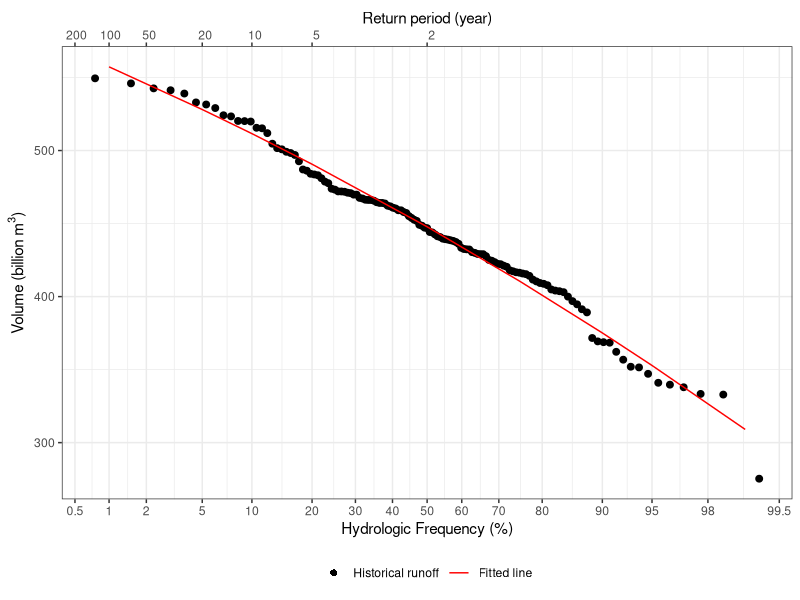
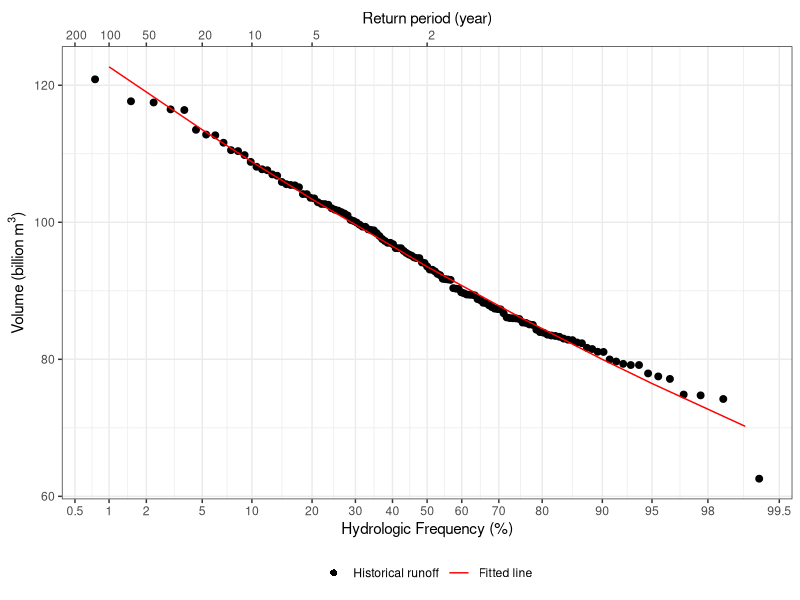
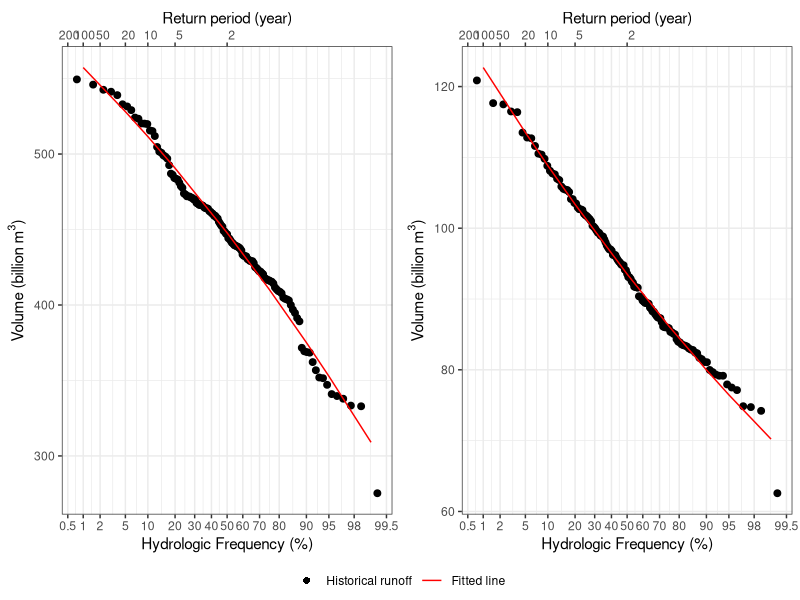
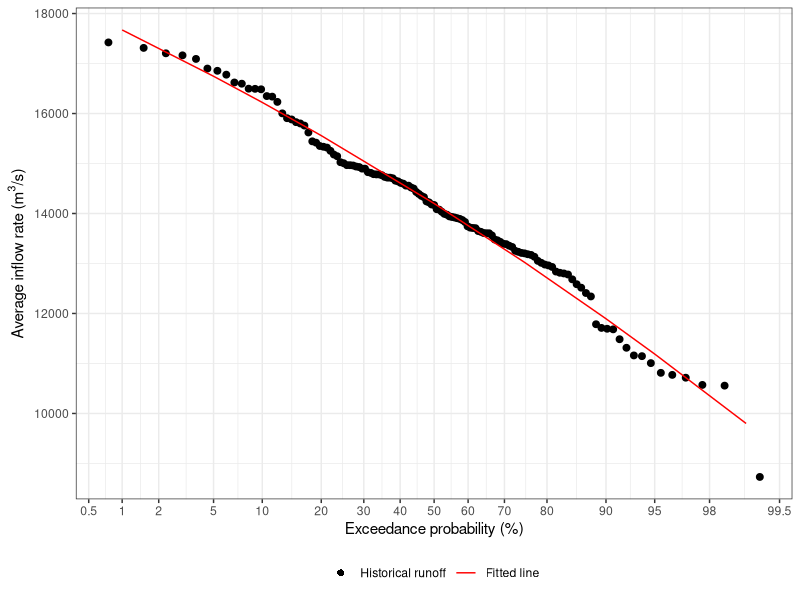
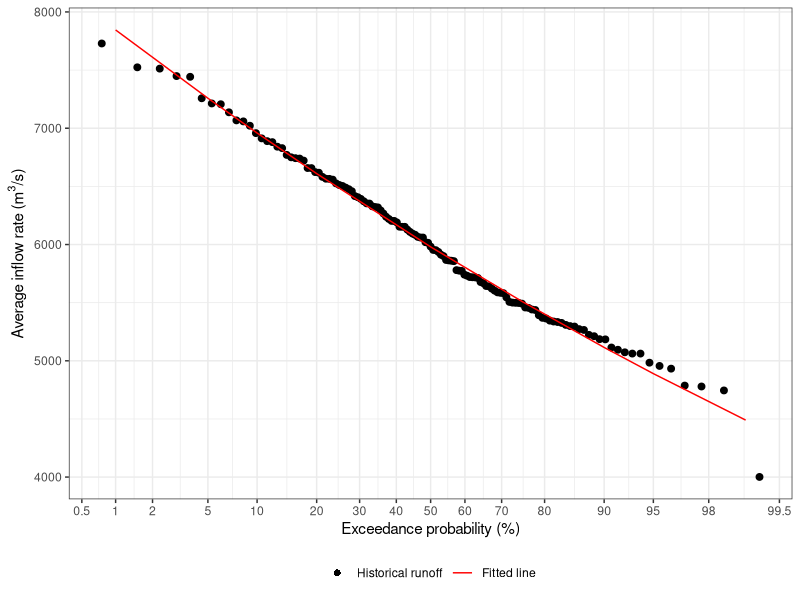
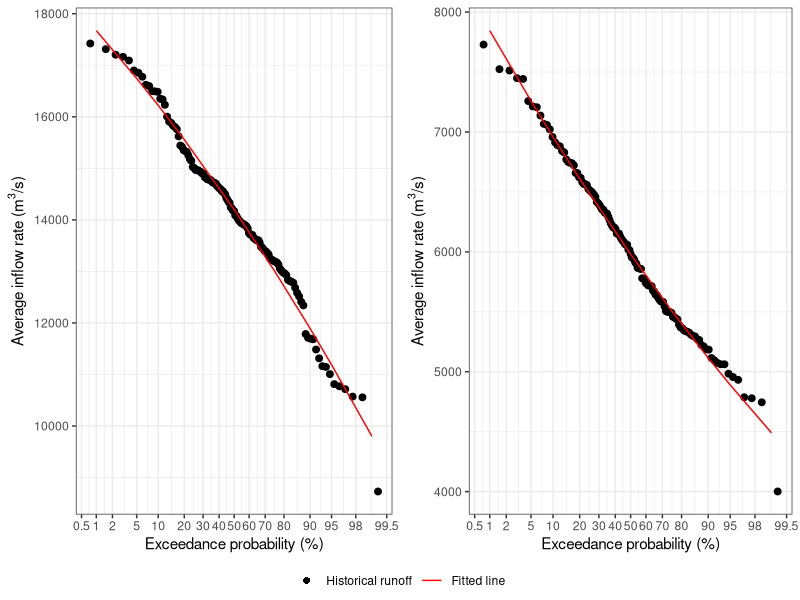

Generate these figures, in order, with R:
## ---- chunk 1
entireWY <- read.delim("entireWY.txt")
library(ggplot2)
library(scales) ## required for probability axis

## Setup breaks for plot
xbreaks = c(0.05, 0.5, 1, 2, 5, 10, 20, 30, 40, 50, 60, 70, 80, 90, 95, 98, 99.5, 99.9, 99.99)
yb = qnorm(xbreaks/100,0,1)
yb = yb - qnorm(0.0001,0,1)

xb2 = c(0.05, 0.5, 1, 2, 5, 10, 20, 50, 99.99)
yb2 = qnorm(xb2/100,0,1)
yb2 = yb2 - qnorm(0.0001,0,1)

entireWY$PROB2 = qnorm(entireWY$PROB, 0, 1)
entireWY$PROB3 = entireWY$PROB2 - qnorm(0.0001,0,1)

transf <- function(data){
  x = qnorm(data,0,1)
  x = x-qnorm(0.0001,0,1)
  return(x)
}
a = transf(entireWY$FittingFre)
b = transf(entireWY$Freq)
retp = 1/xb2*100
plt = ggplot(entireWY, aes(x=PROB3, y=FLOW, alpha = "Historical runoff")) + geom_point() + theme_bw()
plt = plt + scale_y_continuous( name=expression(paste("Volume (billion ",m^{3},")")))
plt = plt + scale_x_continuous(breaks=yb, labels=xbreaks,
                               name="Hydrologic Frequency (%)",
                               sec.axis = dup_axis(
                                 name = "Return period (year)",
                                 breaks = yb2,
                                 labels = format(round(retp), nsmall = 0)
                               ))
plt2 = plt + geom_point(size = 2) +
  geom_line(aes(x = a, y = entireWY$FittingV, alpha = "Fitted line"), color = "red") 

plt2 = plt2 + scale_alpha_manual(name = NULL,
                        values = c(1, 1),
                        breaks = c("Historical runoff", "Fitted line"),
                        guide = guide_legend(override.aes = list(linetype = c(0, 1),
                                                                  shape = c(16, NA)
                        ) ) )+ theme(legend.title = element_blank(),legend.position = "bottom")
plt2
## ---- chunk 2
dryseason <- read.delim("DryseasonFreq.txt")
library(ggplot2)
library(scales) ## required for probability axis

## Setup breaks for plot
xbreaks = c(0.05, 0.5, 1, 2, 5, 10, 20, 30, 40, 50, 60, 70, 80, 90, 95, 98, 99.5, 99.9, 99.99)
yb = qnorm(xbreaks/100,0,1)
yb = yb - qnorm(0.0001,0,1)

xb2 = c(0.05, 0.5, 1, 2, 5, 10, 20, 50, 99.99)
yb2 = qnorm(xb2/100,0,1)
yb2 = yb2 - qnorm(0.0001,0,1)

dryseason$PROB2 = qnorm(dryseason$PROB, 0, 1)
dryseason$PROB3 = dryseason$PROB2 - qnorm(0.0001,0,1)

transf <- function(data){
  x = qnorm(data,0,1)
  x = x-qnorm(0.0001,0,1)
  return(x)
}
a = transf(dryseason$FittingFre)
#b = transf(dryseason$Freq)
retp = 1/xb2*100
plt = ggplot(dryseason, aes(x=PROB3, y=FLOW, alpha = "Historical runoff")) + geom_point() + theme_bw()
plt = plt + scale_y_continuous( name=expression(paste("Volume (billion ",m^{3},")")))
plt = plt + scale_x_continuous(breaks=yb, labels=xbreaks,
                               name="Hydrologic Frequency (%)",
                               sec.axis = dup_axis(
                                 name = "Return period (year)",
                                 breaks = yb2,
                                 labels = format(round(retp), nsmall = 0)
                               ))
plt3 = plt + geom_point(size = 2) +
  geom_line(aes(x = a, y = dryseason$FittingV, alpha = "Fitted line"), color = "red") + theme(legend.title = element_blank(),legend.position = "bottom")

plt3 = plt3 +
     scale_alpha_manual(name = NULL,
                        values = c(1, 1),
                        breaks = c("Historical runoff", "Fitted line"),
                        guide = guide_legend(override.aes = list(linetype = c(0, 1),
                                                                  shape = c(16, NA)
                        ) ) )
plt3
library(cowplot)
plt4 = plot_grid(plt2, plt3, ncol = 1, align = "v")
## ---- chunk 3
library(grid)
library(gridExtra)
plots <- list(plt2, plt3)
g <- ggplotGrob(plots[[1]] + theme(legend.position="bottom"))$grobs
legend <- g[[which(sapply(g, function(x) x$name) == "guide-box")]]
lheight <- sum(legend$height)
tmp <- arrangeGrob(plt2 + theme(legend.position = "none"), plt3 + theme(legend.position = "none"), layout_matrix = matrix(c(1, 2), nrow = 1))
grid.arrange(tmp, legend, ncol = 1, heights = unit.c(unit(1, "npc") - lheight, lheight))
library(ggpubr)
plt4 = ggarrange(plt2, plt3, ncol=1, nrow=2, common.legend = TRUE, legend="bottom")
## ---- chunk 4

entireWY <- read.delim("entireWY.txt")
library(ggplot2)
library(scales) ## required for probability axis

## Setup breaks for plot
xbreaks = c(0.05, 0.5, 1, 2, 5, 10, 20, 30, 40, 50, 60, 70, 80, 90, 95, 98, 99.5, 99.9, 99.99)
yb = qnorm(xbreaks/100,0,1)
yb = yb - qnorm(0.0001,0,1)

xb2 = c(0.05, 0.5, 1, 2, 5, 10, 20, 50, 99.99)
yb2 = qnorm(xb2/100,0,1)
yb2 = yb2 - qnorm(0.0001,0,1)

entireWY$PROB2 = qnorm(entireWY$PROB, 0, 1)
entireWY$PROB3 = entireWY$PROB2 - qnorm(0.0001,0,1)

transf <- function(data){
  x = qnorm(data,0,1)
  x = x-qnorm(0.0001,0,1)
  return(x)
}
a = transf(entireWY$FittingFre)
b = transf(entireWY$Freq)
retp = 1/xb2*100
inflowrate = entireWY$FLOW/365*1000000000/24/3600

Finflowrate = entireWY$FittingV/365*1000000000/24/3600


plt = ggplot(entireWY, aes(x=PROB3, y=inflowrate, alpha = "Historical runoff")) + geom_point() + theme_bw()
plt = plt + scale_y_continuous( name=expression(paste("Average inflow rate (",m^{3},"/s)")))
plt = plt + scale_x_continuous(breaks=yb, labels=xbreaks,
                               name="Exceedance probability (%)")




plt2 = plt + geom_point(size = 2) +
  geom_line(aes(x = a, y = Finflowrate, alpha = "Fitted line"), color = "red") 

plt2 = plt2 + scale_alpha_manual(name = NULL,
                        values = c(1, 1),
                        breaks = c("Historical runoff", "Fitted line"),
                        guide = guide_legend(override.aes = list(linetype = c(0, 1),
                                                                  shape = c(16, NA)
                        ) ) )+ theme(legend.title = element_blank(),legend.position = "bottom")
plt2
## ---- chunk 5
dryseason <- read.delim("DryseasonFreq.txt")
library(ggplot2)
library(scales) ## required for probability axis

## Setup breaks for plot
xbreaks = c(0.05, 0.5, 1, 2, 5, 10, 20, 30, 40, 50, 60, 70, 80, 90, 95, 98, 99.5, 99.9, 99.99)
yb = qnorm(xbreaks/100,0,1)
yb = yb - qnorm(0.0001,0,1)

xb2 = c(0.05, 0.5, 1, 2, 5, 10, 20, 50, 99.99)
yb2 = qnorm(xb2/100,0,1)
yb2 = yb2 - qnorm(0.0001,0,1)

dryseason$PROB2 = qnorm(dryseason$PROB, 0, 1)
dryseason$PROB3 = dryseason$PROB2 - qnorm(0.0001,0,1)

transf <- function(data){
  x = qnorm(data,0,1)
  x = x-qnorm(0.0001,0,1)
  return(x)
}
inflowrate2 = dryseason$FLOW/181*1000000000/24/3600

Finflowrate2 = dryseason$FittingV/181*1000000000/24/3600
a = transf(dryseason$FittingFre)
#b = transf(dryseason$Freq)
retp = 1/xb2*100
plt = ggplot(dryseason, aes(x=PROB3, y=inflowrate2, alpha = "Historical runoff")) + geom_point() + theme_bw()
plt = plt + scale_y_continuous( name=expression(paste("Average inflow rate (",m^{3},"/s)")))
plt = plt + scale_x_continuous(breaks=yb, labels=xbreaks,
                               name="Exceedance probability (%)",
                               )
plt3 = plt + geom_point(size = 2) +
  geom_line(aes(x = a, y = Finflowrate2, alpha = "Fitted line"), color = "red") + theme(legend.title = element_blank(),legend.position = "bottom")

plt3 = plt3 +
     scale_alpha_manual(name = NULL,
                        values = c(1, 1),
                        breaks = c("Historical runoff", "Fitted line"),
                        guide = guide_legend(override.aes = list(linetype = c(0, 1),
                                                                  shape = c(16, NA)
                        ) ) )
plt3
library(cowplot)
plt4 = plot_grid(plt2, plt3, ncol = 1, align = "v")
## ---- chunk 6
library(grid)
library(gridExtra)
plots <- list(plt2, plt3)
g <- ggplotGrob(plots[[1]] + theme(legend.position="bottom"))$grobs
legend <- g[[which(sapply(g, function(x) x$name) == "guide-box")]]
lheight <- sum(legend$height)
tmp <- arrangeGrob(plt2 + theme(legend.position = "none"), plt3 + theme(legend.position = "none"), layout_matrix = matrix(c(1, 2), nrow = 1))
grid.arrange(tmp, legend, ncol = 1, heights = unit.c(unit(1, "npc") - lheight, lheight))
library(ggpubr)
plt4 = ggarrange(plt2, plt3, ncol=1, nrow=2, common.legend = TRUE, legend="bottom")
